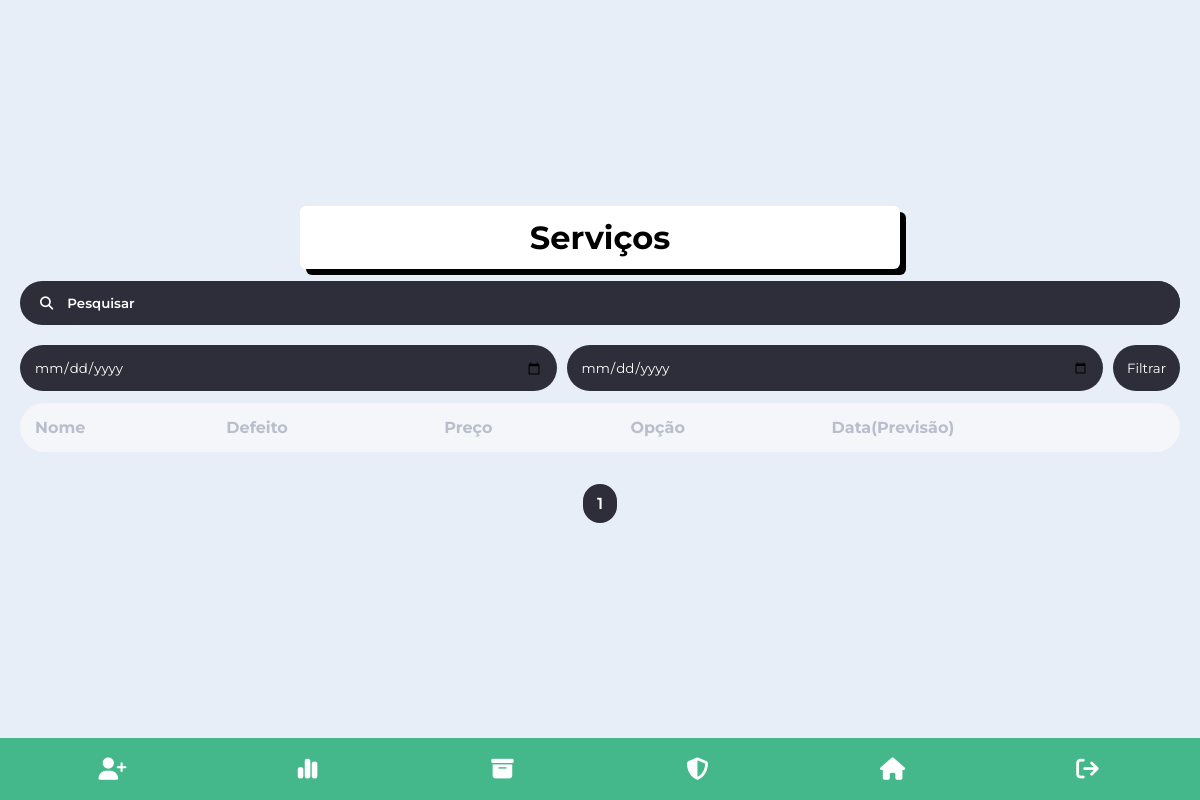
Page / (signed in) on the earlier database version.
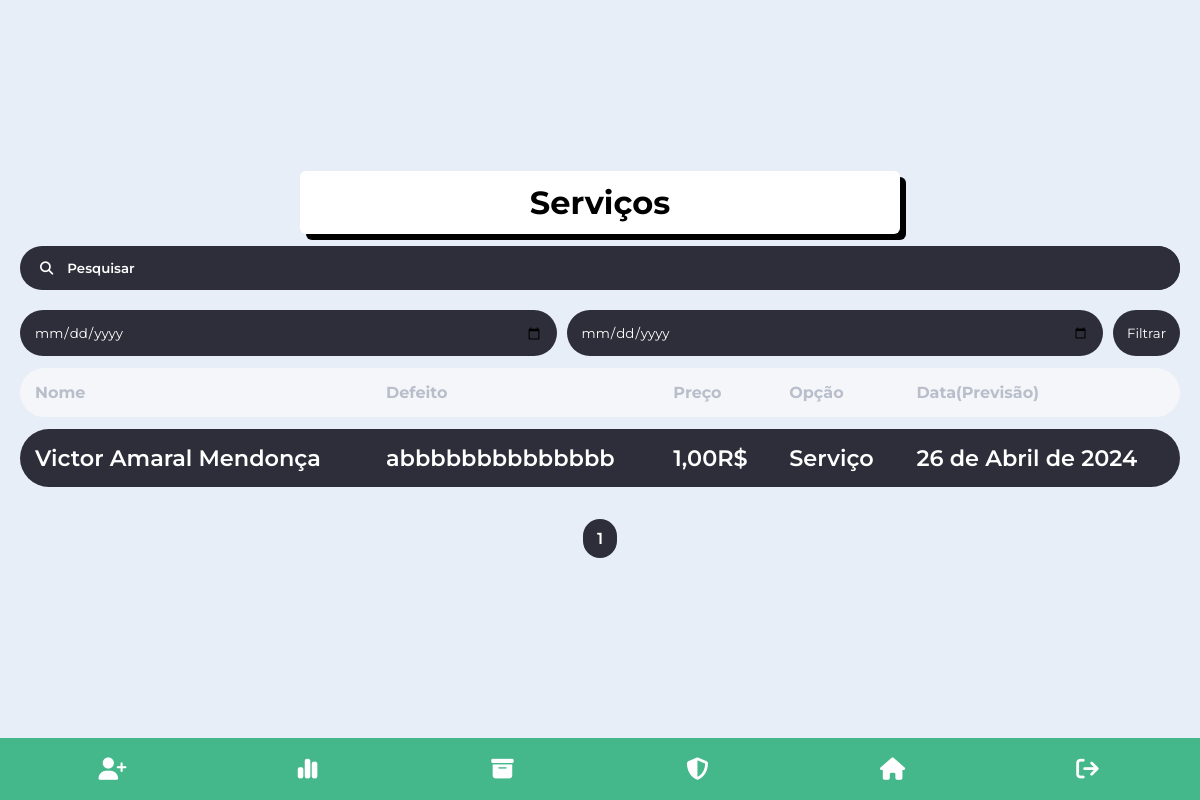
Same page on the later database version.
### appusers/models.py (models this page shows, shortened)
class Cliente(models.Model):
    choices = {
        ('0', 'Serviço'),
        ('1', 'Diagnóstico'),
        ('2', 'Compra'),
    }
    user = models.ForeignKey(User, on_delete=models.CASCADE)
    name = models.CharField(max_length=100)
    defect = models.TextField()
    option = models.CharField(max_length=11, choices=choices, default='0')
    date = models.DateField(auto_now_add=True)
    predicted_date = models.DateField(default='2006-02-22')
    predicted_price = models.DecimalField(max_digits=10, decimal_places=3)
    price = models.DecimalField(max_digits=10, decimal_places=2)
    service = models.TextField()
    part = models.TextField()
    number = PhoneNumberField()
    additional = models.TextField()
    payment = models.CharField(max_length=100)
    status = models.BooleanField(default=False)

### appusers/views.py (the view)
# urls.py: path('', ViewHome, name="home"),
@login_required(login_url='/signin')
def ViewHome(request):
    if request.method == 'POST':
        name = request.POST.get('name')
        start_date = request.POST['start_date']
        end_date = request.POST['end_date']
        if name and start_date and end_date:
            clientes = Cliente.objects.filter(user=request.user,name__icontains=name, date__range=[start_date, end_date]).exclude(status=True)
        elif start_date and end_date:
            clientes = Cliente.objects.filter(user=request.user,date__range=[start_date, end_date]).exclude(status=True)
        else:
            clientes = Cliente.objects.filter(user=request.user,name__icontains=name).exclude(status=True)
    else:
        clientes = Cliente.objects.filter(user=request.user).exclude(status=True)
    paginator = Paginator(clientes, 5)
    page_number = request.GET.get('page')
    try:
        clientes = paginator.page(page_number)
    except PageNotAnInteger:
        clientes = paginator.page(1)
    except EmptyPage:
        clientes = paginator.page(paginator.num_pages)
    return render(request, 'archived.html', {'clientes':clientes})

### templates/archived.html
{% extends 'index.html' %}
{% block content %}
    {% include 'usersarea.html' %}
{% endblock %}

### templates/table.html (shortened to what this page needs)
<table>
    <thead>
        <tr>
            <th id="startd">Nome</th>
            <th>Defeito</th>
            <th>Preço</th>
            <th>Opção</th>
            <th id="starte">Data(Previsão)</th>
        </tr>
    </thead>
    <tbody>
    {% for cliente in clientes %}
        {% if cliente.status == True %}
            <tr oncontextmenu="Mudar('{{cliente.id}}','{{cliente.status}}', '{{cliente.name}}', '{{cliente.defect}}')" onclick="Document('{{cliente.id}}')">
                <td id="startd">{{ cliente.name }}</td>
                <td>{{ cliente.defect }}</td>
                <td>R${{ cliente.price}}</td>
                <td>{{ cliente.get_option_display}}</td>
                <td id="starte">{{ cliente.predicted_date }}</td>
            </tr>
        {% else %}
            <tr oncontextmenu="Mudar('{{cliente.id}}', '{{cliente.status}}', '{{cliente.name}}', '{{cliente.defect}}')" onclick="Document('{{cliente.id}}')">
                <td id="startd">{{ cliente.name }}</td>
                <td>{{ cliente.defect }}</td>
                <td>{{ cliente.price}}R$</td>
                <td>{{ cliente.get_option_display }}</td>
                <td id="starte">{{ cliente.predicted_date }}</td>
            </tr>
        {% endif %}
    {% endfor %}
    </tbody>
</table>

Differences in the rows shown:
added Cliente: name "Victor Amaral Mendonça", defect "abbbbbbbbbbbbbb", price "1,00", option "Serviço", predicted_date "26 de Abril de 2024"
